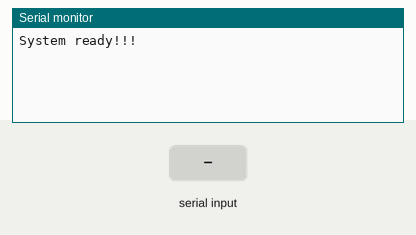
This sketch was run on a simulated Arduino Uno, built with avr-gcc and run on an emulated ATmega328P. On the bench: the last lines printed to the serial monitor. The inputs (shaded band) are chosen by the test bench.

Above: at 1.2 s.
1.3 s: "1" received over Serial
At 3.5 s:
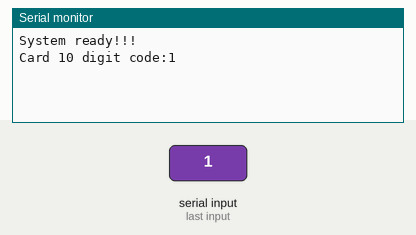
3.8 s: "0" received over Serial
At 5.2 s:
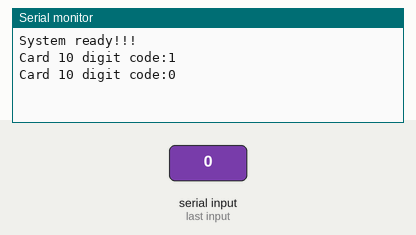
5.3 s: "2" received over Serial
At 7.7 s:
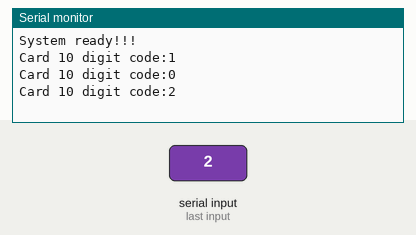

The sketch:

sketch_nov02a.ino
```cpp
String str;
void setup()
{
  Serial.begin(9600);
  Serial.println("System ready!!!");
}
void loop()
{
  CardRead();

}
void CardRead()
{
  if(Serial.available())
  {
    str=Serial.readString();
    Serial.print("Card 10 digit code:");
    Serial.println(str);
  }
}
```

Measured:
- after the input at 1.3 s, the serial monitor: prints a new line after 1.0 s (image 1)
- after the input at 3.8 s, the serial monitor: prints a new line after 1.0 s (image 2)
- after the input at 5.3 s, the serial monitor: prints a new line after 1.0 s (image 3)
